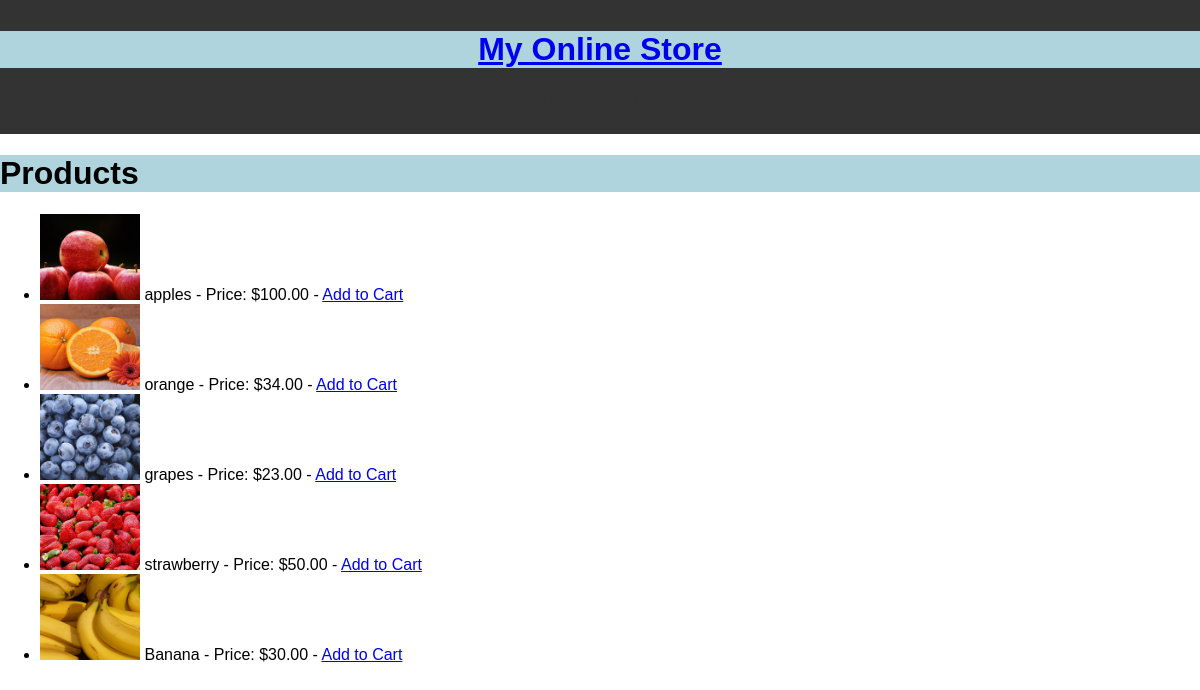
The page / on the database its author committed.
### cartapp/models.py (models this page shows)
class Product(models.Model):
    name = models.CharField(max_length=100)
    price = models.DecimalField(max_digits=10, decimal_places=2)
    image = models.ImageField(upload_to='products/')

### cartapp/views.py (the view)
# urls.py: path('', views.product_list, name='product_list'),
def product_list(request):
    products = Product.objects.all()
    return render(request, 'product_list.html', {'products': products})

### templates/product_list.html (shortened to what this page needs)
{% load static %}
<!DOCTYPE html>
<html>
    <head>
        <link rel="stylesheet" type="text/css" href="{% static 'css/style.css' %}">
        <header>
            <h1><a href="{% url 'product_list' %}">My Online Store</a></h1>
            <nav>
                <ul>
                    <li><a href="{% url 'product_list' %}">Home</a></li>
                    <li><a href="{% url 'cart' %}">Cart</a></li>
                </ul>
            </nav>
        </header>
    </head>
    <body>
        <h1>Products</h1>
        <ul>
            {% for product in products %}
            <li>
                <img src="{{ product.image.url }}" alt="{{ product.name }}" width="100">
                {{ product.name }} - Price: ${{ product.price }}
                - <a href="{% url 'add_to_cart' product.id %}">Add to Cart</a>
            </li>
            {% endfor %}
        </ul>
    </body>
</html>

### static/css/style.css (style rules this page uses)
body { font-family: Arial, sans-serif; margin: 0; padding: 0; }
header { background-color: #333; color: #fff; padding: 10px 0; text-align: center; }
nav ul { list-style: none; padding: 0; }
nav li { display: inline; margin-right: 20px; }
nav a { text-decoration: none; color: #333; }

### templates/product_list.html (style rules this page uses)
h1 { background-color: #b0d4de; }

### rows shown on the page
Product: image (picture), name "apples", price "100.00"
Product: image (picture), name "orange", price "34.00"
Product: image (picture), name "grapes", price "23.00"
Product: image (picture), name "strawberry", price "50.00"
Product: image (picture), name "Banana", price "30.00"
